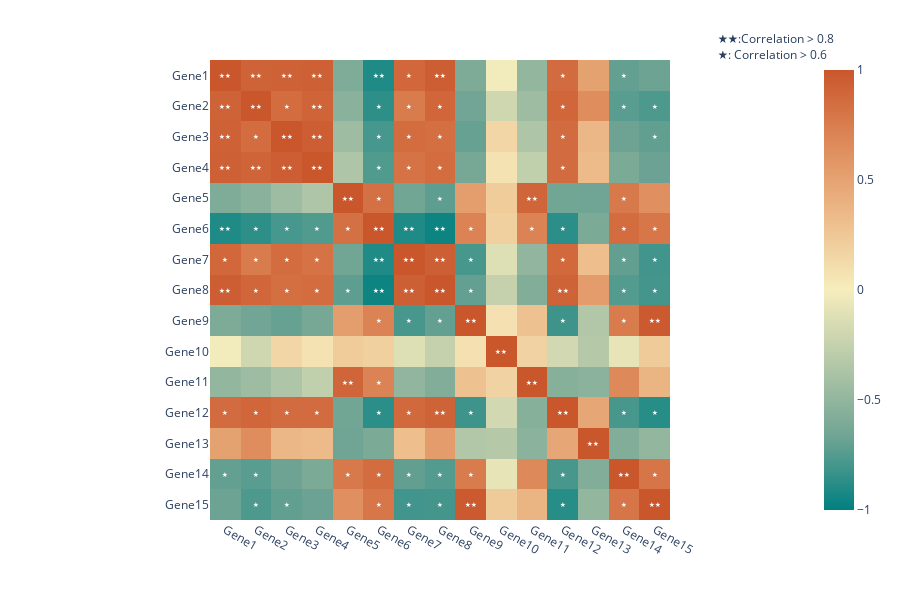

Notebook code cell kept with this figure:
### Code cell
def plot_corr_gene(df_corr, width=1280, height=720, color='geyser', method='pearson'):
    """根据输入的标准化基因表达水平矩阵，绘制基因相关性热图

    Args:
        df_corr (pandas.DataFrame): 标准化基因表达水平矩阵
        width (int): 图片宽度
        height (int): 图片高度
        color (str): 颜色方案
        method (str): 计算相关性的方法，pearson或spearman
    """
    # 预处理,只保留前30个基因
    gene_ids = df_corr.iloc[:30, 0]
    df_corr = df_corr.iloc[:30, 1:]
    df_corr = df_corr.round(2)

    # 计算df_corr有多少行
    sample_num = df_corr.shape[0]
    
    # 选择计算相关性的方法
    if method == 'pearson':
        # 计算样本之间的相关性（使用皮尔森系数）
        correlation_matrix = df_corr.T.corr(method='pearson')
    else:
        correlation_matrix = df_corr.T.corr(method='spearman')

    # 创建注释文本，用于标记相关性值
    annotations = []
    font_size_control = 10 - abs(int(sample_num/5))
    for i, row in enumerate(correlation_matrix.values):
        for j, value in enumerate(row):
            if abs(value) > 0.9:  # 用星星标记大于0.8的相关性值
                text = "★★"
                font_size = font_size_control
            elif abs(value) > 0.7:  # 显示大于0.7的相关性值
                text = "★"
                font_size = font_size_control
            else:
                continue  # 不显示小于或等于0.7的值

            annotations.append(dict(
                x=j, y=i, text=text, xref='x1', yref='y1',
                font=dict(color='white' if abs(value) > 0.5 else 'black', size=font_size),
                showarrow=False))
                 
    # 绘制相关性矩阵的热图
    fig = px.imshow(correlation_matrix,
                    color_continuous_scale=color,
                    zmin=-1,  # 设置颜色比例尺的最小值
                    zmax=1,  # 设置颜色比例尺的最大值
                    x=gene_ids, # 设置x轴为基因id
                    y=gene_ids) # 设置y轴为基因id
    
    # 更新布局以将图例放置在图的右侧
    fig.update_layout(
        width=width,
        height=height,
        annotations=annotations,
    )
    
    # 添加解释性标注到图外的空白处
    fig.add_annotation(
        xref="paper", yref="paper",
        x=1.05, y=1.07,  # 在图外的空白处定位
        text="★★:Correlation > 0.8<br>★: Correlation > 0.6",
        showarrow=False,
        align="left"
    )

    # 保存为高清图片
    fig.write_image(workdir_omic + "correlation_analysis/output_file/corr_gene.png", scale=4)

    # 方案1:将fig对象转为json
    # fig_json = pio.to_json(fig)
    # return fig_json

    # 方案2:将fig转为html格式，返回html代码
    # fig_html = plot(fig, output_type='div', include_plotlyjs=False)    
    # return fig_html

    # 方案3:将fig转为html格式，保存为html文件
    # fig.write_html("corr_gene.html")
    # return "corr_gene.html"

    return fig

# 示例调用
plot_corr_gene(df_corr,
               width=900,
               height=600,
               color='geyser',
               method='pearson'
               )

### Figure 1 — Plotly figure (JSON) as saved in the notebook; plotly's stock layout.template omitted (floating-point values rounded to 4 significant figures; data arrays with more than 128 entries replaced by an {"elided": "..."} marker saying what was removed)
{"data": [{"coloraxis": "coloraxis", "hovertemplate": "x: %{x}<br>y: %{y}<br>color: %{z}<extra></extra>", "name": "0", "type": "heatmap", "x": ["Gene1", "Gene2", "Gene3", "Gene4", "Gene5", "Gene6", "Gene7", "Gene8", "Gene9", "Gene10", "Gene11", "Gene12", "Gene13", "Gene14", "Gene15"], "xaxis": "x", "y": ["Gene1", "Gene2", "Gene3", "Gene4", "Gene5", "Gene6", "Gene7", "Gene8", "Gene9", "Gene10", "Gene11", "Gene12", "Gene13", "Gene14", "Gene15"], "yaxis": "y", "z": {"elided": "15x15 float values"}}], "layout": {"annotations": [{"font": {"color": "white", "size": 7}, "showarrow": false, "text": "★★", "x": 0, "xref": "x", "y": 0, "yref": "y"}, {"font": {"color": "white", "size": 7}, "showarrow": false, "text": "★★", "x": 1, "xref": "x", "y": 0, "yref": "y"}, {"font": {"color": "white", "size": 7}, "showarrow": false, "text": "★★", "x": 2, "xref": "x", "y": 0, "yref": "y"}, {"font": {"color": "white", "size": 7}, "showarrow": false, "text": "★★", "x": 3, "xref": "x", "y": 0, "yref": "y"}, {"font": {"color": "white", "size": 7}, "showarrow": false, "text": "★★", "x": 5, "xref": "x", "y": 0, "yref": "y"}, {"font": {"color": "white", "size": 7}, "showarrow": false, "text": "★", "x": 6, "xref": "x", "y": 0, "yref": "y"}, {"font": {"color": "white", "size": 7}, "showarrow": false, "text": "★★", "x": 7, "xref": "x", "y": 0, "yref": "y"}, {"font": {"color": "white", "size": 7}, "showarrow": false, "text": "★", "x": 11, "xref": "x", "y": 0, "yref": "y"}, {"font": {"color": "white", "size": 7}, "showarrow": false, "text": "★", "x": 13, "xref": "x", "y": 0, "yref": "y"}, {"font": {"color": "white", "size": 7}, "showarrow": false, "text": "★★", "x": 0, "xref": "x", "y": 1, "yref": "y"}, {"font": {"color": "white", "size": 7}, "showarrow": false, "text": "★★", "x": 1, "xref": "x", "y": 1, "yref": "y"}, {"font": {"color": "white", "size": 7}, "showarrow": false, "text": "★", "x": 2, "xref": "x", "y": 1, "yref": "y"}, {"font": {"color": "white", "size": 7}, "showarrow": false, "text": "★★", "x": 3, "xref": "x", "y": 1, "yref": "y"}, {"font": {"color": "white", "size": 7}, "showarrow": false, "text": "★", "x": 5, "xref": "x", "y": 1, "yref": "y"}, {"font": {"color": "white", "size": 7}, "showarrow": false, "text": "★", "x": 6, "xref": "x", "y": 1, "yref": "y"}, {"font": {"color": "white", "size": 7}, "showarrow": false, "text": "★", "x": 7, "xref": "x", "y": 1, "yref": "y"}, {"font": {"color": "white", "size": 7}, "showarrow": false, "text": "★", "x": 11, "xref": "x", "y": 1, "yref": "y"}, {"font": {"color": "white", "size": 7}, "showarrow": false, "text": "★", "x": 13, "xref": "x", "y": 1, "yref": "y"}, {"font": {"color": "white", "size": 7}, "showarrow": false, "text": "★", "x": 14, "xref": "x", "y": 1, "yref": "y"}, {"font": {"color": "white", "size": 7}, "showarrow": false, "text": "★★", "x": 0, "xref": "x", "y": 2, "yref": "y"}, {"font": {"color": "white", "size": 7}, "showarrow": false, "text": "★", "x": 1, "xref": "x", "y": 2, "yref": "y"}, {"font": {"color": "white", "size": 7}, "showarrow": false, "text": "★★", "x": 2, "xref": "x", "y": 2, "yref": "y"}, {"font": {"color": "white", "size": 7}, "showarrow": false, "text": "★★", "x": 3, "xref": "x", "y": 2, "yref": "y"}, {"font": {"color": "white", "size": 7}, "showarrow": false, "text": "★", "x": 5, "xref": "x", "y": 2, "yref": "y"}, {"font": {"color": "white", "size": 7}, "showarrow": false, "text": "★", "x": 6, "xref": "x", "y": 2, "yref": "y"}, {"font": {"color": "white", "size": 7}, "showarrow": false, "text": "★", "x": 7, "xref": "x", "y": 2, "yref": "y"}, {"font": {"color": "white", "size": 7}, "showarrow": false, "text": "★", "x": 11, "xref": "x", "y": 2, "yref": "y"}, {"font": {"color": "white", "size": 7}, "showarrow": false, "text": "★", "x": 14, "xref": "x", "y": 2, "yref": "y"}, {"font": {"color": "white", "size": 7}, "showarrow": false, "text": "★★", "x": 0, "xref": "x", "y": 3, "yref": "y"}, {"font": {"color": "white", "size": 7}, "showarrow": false, "text": "★★", "x": 1, "xref": "x", "y": 3, "yref": "y"}, {"font": {"color": "white", "size": 7}, "showarrow": false, "text": "★★", "x": 2, "xref": "x", "y": 3, "yref": "y"}, {"font": {"color": "white", "size": 7}, "showarrow": false, "text": "★★", "x": 3, "xref": "x", "y": 3, "yref": "y"}, {"font": {"color": "white", "size": 7}, "showarrow": false, "text": "★", "x": 5, "xref": "x", "y": 3, "yref": "y"}, {"font": {"color": "white", "size": 7}, "showarrow": false, "text": "★", "x": 6, "xref": "x", "y": 3, "yref": "y"}, {"font": {"color": "white", "size": 7}, "showarrow": false, "text": "★", "x": 7, "xref": "x", "y": 3, "yref": "y"}, {"font": {"color": "white", "size": 7}, "showarrow": false, "text": "★", "x": 11, "xref": "x", "y": 3, "yref": "y"}, {"font": {"color": "white", "size": 7}, "showarrow": false, "text": "★★", "x": 4, "xref": "x", "y": 4, "yref": "y"}, {"font": {"color": "white", "size": 7}, "showarrow": false, "text": "★", "x": 5, "xref": "x", "y": 4, "yref": "y"}, {"font": {"color": "white", "size": 7}, "showarrow": false, "text": "★", "x": 7, "xref": "x", "y": 4, "yref": "y"}, {"font": {"color": "white", "size": 7}, "showarrow": false, "text": "★★", "x": 10, "xref": "x", "y": 4, "yref": "y"}, {"font": {"color": "white", "size": 7}, "showarrow": false, "text": "★", "x": 13, "xref": "x", "y": 4, "yref": "y"}, {"font": {"color": "white", "size": 7}, "showarrow": false, "text": "★★", "x": 0, "xref": "x", "y": 5, "yref": "y"}, {"font": {"color": "white", "size": 7}, "showarrow": false, "text": "★", "x": 1, "xref": "x", "y": 5, "yref": "y"}, {"font": {"color": "white", "size": 7}, "showarrow": false, "text": "★", "x": 2, "xref": "x", "y": 5, "yref": "y"}, {"font": {"color": "white", "size": 7}, "showarrow": false, "text": "★", "x": 3, "xref": "x", "y": 5, "yref": "y"}, {"font": {"color": "white", "size": 7}, "showarrow": false, "text": "★", "x": 4, "xref": "x", "y": 5, "yref": "y"}, {"font": {"color": "white", "size": 7}, "showarrow": false, "text": "★★", "x": 5, "xref": "x", "y": 5, "yref": "y"}, {"font": {"color": "white", "size": 7}, "showarrow": false, "text": "★★", "x": 6, "xref": "x", "y": 5, "yref": "y"}, {"font": {"color": "white", "size": 7}, "showarrow": false, "text": "★★", "x": 7, "xref": "x", "y": 5, "yref": "y"}, {"font": {"color": "white", "size": 7}, "showarrow": false, "text": "★", "x": 8, "xref": "x", "y": 5, "yref": "y"}, {"font": {"color": "white", "size": 7}, "showarrow": false, "text": "★", "x": 10, "xref": "x", "y": 5, "yref": "y"}, {"font": {"color": "white", "size": 7}, "showarrow": false, "text": "★", "x": 11, "xref": "x", "y": 5, "yref": "y"}, {"font": {"color": "white", "size": 7}, "showarrow": false, "text": "★", "x": 13, "xref": "x", "y": 5, "yref": "y"}, {"font": {"color": "white", "size": 7}, "showarrow": false, "text": "★", "x": 14, "xref": "x", "y": 5, "yref": "y"}, {"font": {"color": "white", "size": 7}, "showarrow": false, "text": "★", "x": 0, "xref": "x", "y": 6, "yref": "y"}, {"font": {"color": "white", "size": 7}, "showarrow": false, "text": "★", "x": 1, "xref": "x", "y": 6, "yref": "y"}, {"font": {"color": "white", "size": 7}, "showarrow": false, "text": "★", "x": 2, "xref": "x", "y": 6, "yref": "y"}, {"font": {"color": "white", "size": 7}, "showarrow": false, "text": "★", "x": 3, "xref": "x", "y": 6, "yref": "y"}, {"font": {"color": "white", "size": 7}, "showarrow": false, "text": "★★", "x": 5, "xref": "x", "y": 6, "yref": "y"}, {"font": {"color": "white", "size": 7}, "showarrow": false, "text": "★★", "x": 6, "xref": "x", "y": 6, "yref": "y"}, {"font": {"color": "white", "size": 7}, "showarrow": false, "text": "★★", "x": 7, "xref": "x", "y": 6, "yref": "y"}, {"font": {"color": "white", "size": 7}, "showarrow": false, "text": "★", "x": 8, "xref": "x", "y": 6, "yref": "y"}, {"font": {"color": "white", "size": 7}, "showarrow": false, "text": "★", "x": 11, "xref": "x", "y": 6, "yref": "y"}, {"font": {"color": "white", "size": 7}, "showarrow": false, "text": "★", "x": 13, "xref": "x", "y": 6, "yref": "y"}, {"font": {"color": "white", "size": 7}, "showarrow": false, "text": "★", "x": 14, "xref": "x", "y": 6, "yref": "y"}, {"font": {"color": "white", "size": 7}, "showarrow": false, "text": "★★", "x": 0, "xref": "x", "y": 7, "yref": "y"}, {"font": {"color": "white", "size": 7}, "showarrow": false, "text": "★", "x": 1, "xref": "x", "y": 7, "yref": "y"}, {"font": {"color": "white", "size": 7}, "showarrow": false, "text": "★", "x": 2, "xref": "x", "y": 7, "yref": "y"}, {"font": {"color": "white", "size": 7}, "showarrow": false, "text": "★", "x": 3, "xref": "x", "y": 7, "yref": "y"}, {"font": {"color": "white", "size": 7}, "showarrow": false, "text": "★", "x": 4, "xref": "x", "y": 7, "yref": "y"}, {"font": {"color": "white", "size": 7}, "showarrow": false, "text": "★★", "x": 5, "xref": "x", "y": 7, "yref": "y"}, {"font": {"color": "white", "size": 7}, "showarrow": false, "text": "★★", "x": 6, "xref": "x", "y": 7, "yref": "y"}, {"font": {"color": "white", "size": 7}, "showarrow": false, "text": "★★", "x": 7, "xref": "x", "y": 7, "yref": "y"}, {"font": {"color": "white", "size": 7}, "showarrow": false, "text": "★", "x": 8, "xref": "x", "y": 7, "yref": "y"}, {"font": {"color": "white", "size": 7}, "showarrow": false, "text": "★★", "x": 11, "xref": "x", "y": 7, "yref": "y"}, {"font": {"color": "white", "size": 7}, "showarrow": false, "text": "★", "x": 13, "xref": "x", "y": 7, "yref": "y"}, {"font": {"color": "white", "size": 7}, "showarrow": false, "text": "★", "x": 14, "xref": "x", "y": 7, "yref": "y"}, {"font": {"color": "white", "size": 7}, "showarrow": false, "text": "★", "x": 5, "xref": "x", "y": 8, "yref": "y"}, {"font": {"color": "white", "size": 7}, "showarrow": false, "text": "★", "x": 6, "xref": "x", "y": 8, "yref": "y"}, {"font": {"color": "white", "size": 7}, "showarrow": false, "text": "★", "x": 7, "xref": "x", "y": 8, "yref": "y"}, {"font": {"color": "white", "size": 7}, "showarrow": false, "text": "★★", "x": 8, "xref": "x", "y": 8, "yref": "y"}, {"font": {"color": "white", "size": 7}, "showarrow": false, "text": "★", "x": 11, "xref": "x", "y": 8, "yref": "y"}, {"font": {"color": "white", "size": 7}, "showarrow": false, "text": "★", "x": 13, "xref": "x", "y": 8, "yref": "y"}, {"font": {"color": "white", "size": 7}, "showarrow": false, "text": "★★", "x": 14, "xref": "x", "y": 8, "yref": "y"}, {"font": {"color": "white", "size": 7}, "showarrow": false, "text": "★★", "x": 9, "xref": "x", "y": 9, "yref": "y"}, {"font": {"color": "white", "size": 7}, "showarrow": false, "text": "★★", "x": 4, "xref": "x", "y": 10, "yref": "y"}, {"font": {"color": "white", "size": 7}, "showarrow": false, "text": "★", "x": 5, "xref": "x", "y": 10, "yref": "y"}, {"font": {"color": "white", "size": 7}, "showarrow": false, "text": "★★", "x": 10, "xref": "x", "y": 10, "yref": "y"}, {"font": {"color": "white", "size": 7}, "showarrow": false, "text": "★", "x": 0, "xref": "x", "y": 11, "yref": "y"}, {"font": {"color": "white", "size": 7}, "showarrow": false, "text": "★", "x": 1, "xref": "x", "y": 11, "yref": "y"}, {"font": {"color": "white", "size": 7}, "showarrow": false, "text": "★", "x": 2, "xref": "x", "y": 11, "yref": "y"}, {"font": {"color": "white", "size": 7}, "showarrow": false, "text": "★", "x": 3, "xref": "x", "y": 11, "yref": "y"}, {"font": {"color": "white", "size": 7}, "showarrow": false, "text": "★", "x": 5, "xref": "x", "y": 11, "yref": "y"}, {"font": {"color": "white", "size": 7}, "showarrow": false, "text": "★", "x": 6, "xref": "x", "y": 11, "yref": "y"}, {"font": {"color": "white", "size": 7}, "showarrow": false, "text": "★★", "x": 7, "xref": "x", "y": 11, "yref": "y"}, {"font": {"color": "white", "size": 7}, "showarrow": false, "text": "★", "x": 8, "xref": "x", "y": 11, "yref": "y"}, {"font": {"color": "white", "size": 7}, "showarrow": false, "text": "★★", "x": 11, "xref": "x", "y": 11, "yref": "y"}, {"font": {"color": "white", "size": 7}, "showarrow": false, "text": "★", "x": 13, "xref": "x", "y": 11, "yref": "y"}, {"font": {"color": "white", "size": 7}, "showarrow": false, "text": "★", "x": 14, "xref": "x", "y": 11, "yref": "y"}, {"font": {"color": "white", "size": 7}, "showarrow": false, "text": "★★", "x": 12, "xref": "x", "y": 12, "yref": "y"}, {"font": {"color": "white", "size": 7}, "showarrow": false, "text": "★", "x": 0, "xref": "x", "y": 13, "yref": "y"}, {"font": {"color": "white", "size": 7}, "showarrow": false, "text": "★", "x": 1, "xref": "x", "y": 13, "yref": "y"}, {"font": {"color": "white", "size": 7}, "showarrow": false, "text": "★", "x": 4, "xref": "x", "y": 13, "yref": "y"}, {"font": {"color": "white", "size": 7}, "showarrow": false, "text": "★", "x": 5, "xref": "x", "y": 13, "yref": "y"}, {"font": {"color": "white", "size": 7}, "showarrow": false, "text": "★", "x": 6, "xref": "x", "y": 13, "yref": "y"}, {"font": {"color": "white", "size": 7}, "showarrow": false, "text": "★", "x": 7, "xref": "x", "y": 13, "yref": "y"}, {"font": {"color": "white", "size": 7}, "showarrow": false, "text": "★", "x": 8, "xref": "x", "y": 13, "yref": "y"}, {"font": {"color": "white", "size": 7}, "showarrow": false, "text": "★", "x": 11, "xref": "x", "y": 13, "yref": "y"}, {"font": {"color": "white", "size": 7}, "showarrow": false, "text": "★★", "x": 13, "xref": "x", "y": 13, "yref": "y"}, {"font": {"color": "white", "size": 7}, "showarrow": false, "text": "★", "x": 14, "xref": "x", "y": 13, "yref": "y"}, {"font": {"color": "white", "size": 7}, "showarrow": false, "text": "★", "x": 1, "xref": "x", "y": 14, "yref": "y"}, {"font": {"color": "white", "size": 7}, "showarrow": false, "text": "★", "x": 2, "xref": "x", "y": 14, "yref": "y"}, {"font": {"color": "white", "size": 7}, "showarrow": false, "text": "★", "x": 5, "xref": "x", "y": 14, "yref": "y"}, {"font": {"color": "white", "size": 7}, "showarrow": false, "text": "★", "x": 6, "xref": "x", "y": 14, "yref": "y"}, {"font": {"color": "white", "size": 7}, "showarrow": false, "text": "★", "x": 7, "xref": "x", "y": 14, "yref": "y"}, {"font": {"color": "white", "size": 7}, "showarrow": false, "text": "★★", "x": 8, "xref": "x", "y": 14, "yref": "y"}, {"font": {"color": "white", "size": 7}, "showarrow": false, "text": "★", "x": 11, "xref": "x", "y": 14, "yref": "y"}, {"font": {"color": "white", "size": 7}, "showarrow": false, "text": "★", "x": 13, "xref": "x", "y": 14, "yref": "y"}, {"font": {"color": "white", "size": 7}, "showarrow": false, "text": "★★", "x": 14, "xref": "x", "y": 14, "yref": "y"}, {"align": "left", "showarrow": false, "text": "★★:Correlation > 0.8<br>★: Correlation > 0.6", "x": 1.05, "xref": "paper", "y": 1.07, "yref": "paper"}], "coloraxis": {"cmax": 1, "cmin": -1, "colorscale": [[0, "rgb(0, 128, 128)"], [0.1667, "rgb(112, 164, 148)"], [0.3333, "rgb(180, 200, 168)"], [0.5, "rgb(246, 237, 189)"], [0.6667, "rgb(237, 187, 138)"], [0.8333, "rgb(222, 138, 90)"], [1, "rgb(202, 86, 44)"]]}, "height": 600, "margin": {"t": 60}, "width": 900, "xaxis": {"anchor": "y", "constrain": "domain", "domain": [0, 1], "scaleanchor": "y"}, "yaxis": {"anchor": "x", "autorange": "reversed", "constrain": "domain", "domain": [0, 1]}}}
